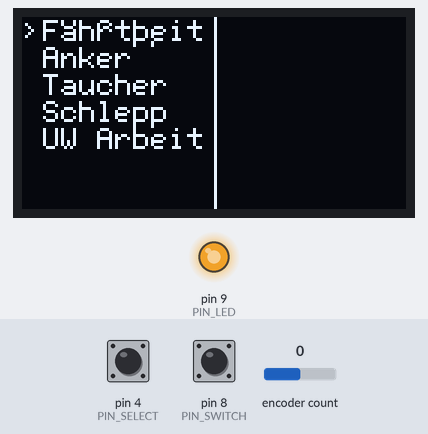
Bench run of a sketch on a simulated Arduino Uno, built with avr-gcc and run on an emulated ATmega328P. Shown: 128×64 one-colour display, output pins drawn as LEDs (lit = HIGH). The inputs (shaded band) are chosen by the test bench; at power-on: pin 4 (PIN_SELECT) HIGH, encoder count 0, pin 8 (PIN_SWITCH) HIGH. What the sketch prints to the serial monitor is not drawn.

Above: at 1.2 s.
1.3 s: pin 4 (PIN_SELECT) pulled LOW for 0.15 s
At 2.5 s:
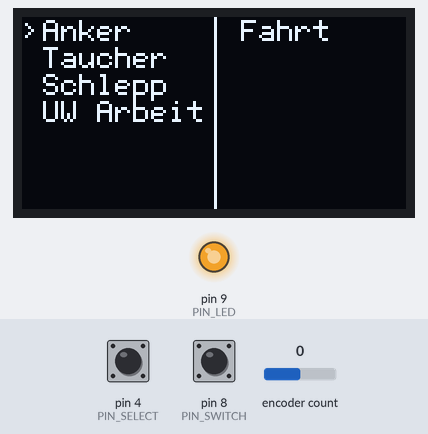
3.2 s: encoder count set to -1
At 3.42 s:
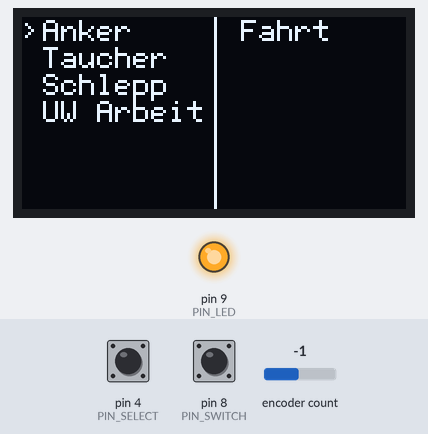
5.1 s: pin 4 (PIN_SELECT) pulled LOW for 1 s
At 6.8 s:
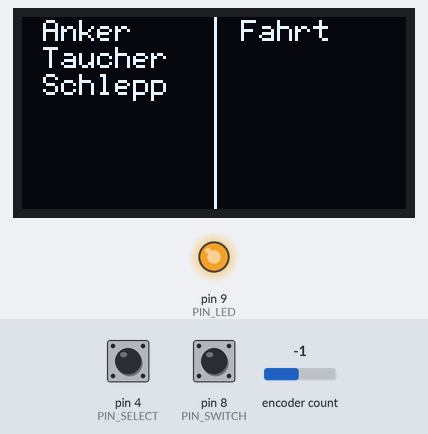
7.6 s: pin 4 (PIN_SELECT) pulled LOW for 0.15 s
At 9.0 s:
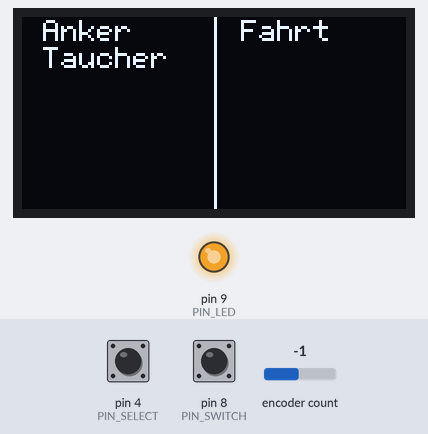
9.3 s: encoder count set to 3
At 9.44 s:
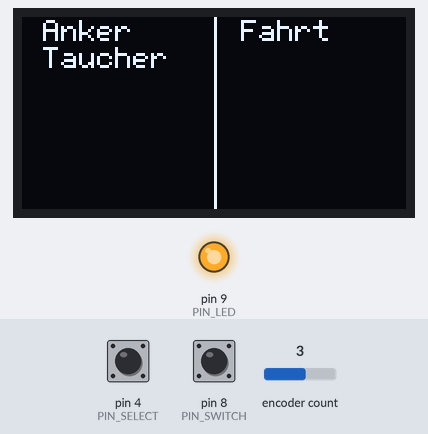
11.0 s: pin 8 (PIN_SWITCH) pulled LOW for 0.15 s
At 12.1 s:
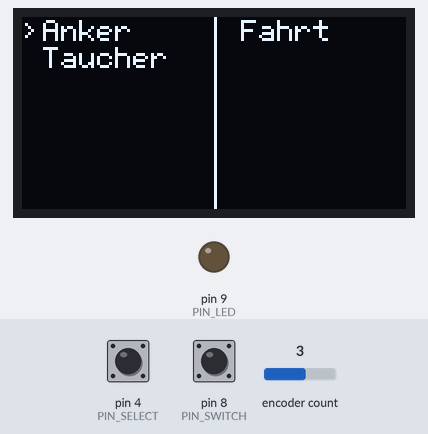
Timing chart, 0 to 13.6 s (numbered marks = the images above; inputs shaded):
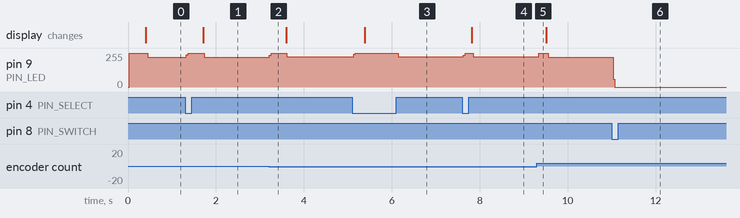

The sketch:

multiremote_txmodule_02.ino
```cpp
// (licence header left out)
//#include "U8glib.h"
#include <U8g2lib.h>
#include <Rotary.h>
#include <Bounce2.h>
#include <Wire.h>

// states and messages
#define MENU_NONE 0
#define MENU_PREV 1
#define MENU_NEXT 2
#define MENU_SELECT 3
#define MENU_LEFT_ACTIVE 4
#define MENU_RIGHT_ACTIVE 5

#define PIN_LED 9     // Activity LED
#define PIN_SWITCH 8  // Switch Menu
#define PIN_SELECT 4  // Select button on rotary encoder

//U8GLIB_SH1106_128X64 u8g(U8G_I2C_OPT_NONE);  // define Display for u8G
U8G2_SH1106_128X64_NONAME_1_HW_I2C u8g2(U8G2_R2, /* reset=*/ U8X8_PIN_NONE);

Rotary r = Rotary(2, 3);                     // define rotary encoder at pin 2 und 3 (push button at pin 4)

// Instantiate a Bounce object
Bounce menuSwitch = Bounce();
Bounce menuSelect = Bounce();

#define MENU_ITEMS 5
const char *menu_left_default[MENU_ITEMS] = { "Fahrt", "Anker", "Taucher", "Schlepp", "UW Arbeit" };

char *menu_left[MENU_ITEMS+1] = { "", "", "", "", "", "" };
char *menu_right[MENU_ITEMS+1] = { "", "", "", "", "", "" };

uint8_t menuCodeFirst = MENU_NONE;  // menu code states
uint8_t menuCodeSecond = MENU_NONE; //
uint8_t menuCode = MENU_NONE;       //

uint8_t menu_current = 0;                 // current menu item
uint8_t menu_active = MENU_LEFT_ACTIVE;   // wich menu is active (left or right)

int switchCounter = 0;              // counter for the number of button presses
int switchState = 0;                // current state of the button
int lastSwitchState = 0;            // previous state of the button
int wantedpos = -1;

uint8_t menu_redraw_required = 0;
uint8_t last_code = MENU_NONE;

uint8_t menu_right_size = 0;
uint8_t menu_left_size = MENU_ITEMS;


void uiStep(void) {

  unsigned char result = r.process();
//  if ( result != 0 ) {
//    Serial.println(char(result));
//  }
  menuSelect.update();
  int selectState = menuSelect.read();

  if (result == DIR_CW) {                // rotary encoder dial
    menuCodeFirst = MENU_NEXT;
  }
  else if (result == DIR_CCW) {
    menuCodeFirst = MENU_PREV;
  }
  else if ( selectState == LOW ){       // rotary encoder switch
    menuCodeFirst = MENU_SELECT;
    digitalWrite(PIN_LED, 1);
  }
  else {
    menuCodeFirst = MENU_NONE;
    digitalWrite(PIN_LED, 0);
  }

  menuCodeSecond = menuCodeFirst;

  if ( menuCodeSecond == menuCodeFirst )
    menuCode = menuCodeFirst;
  else
    menuCode = MENU_NONE;

// switch from left to right menu by button push
  // to switch between two states button push is counted and divided by two
  // even numbers define state MENU_LEFT_ACTIVE, uneven numbers MENU_RIGHT_ACTIVE

  menuSwitch.update();
  switchState = menuSwitch.read();

  if (switchState != lastSwitchState) {
    if (switchState == LOW) {
      switchCounter++;
      //menu_current = 0;
    }
    else {
    }
  }
  lastSwitchState = switchState;

  if (switchCounter % 2 == 0) {
    menu_active = MENU_LEFT_ACTIVE;
    digitalWrite(PIN_LED, HIGH);
  } else {
    menu_active = MENU_RIGHT_ACTIVE;
    digitalWrite(PIN_LED, LOW);
  }

  //menu_redraw_required = 1;

}


void drawMenu(void) {
  uint8_t i, h;
  u8g2_uint_t w, d, d_right;

  h = u8g2.getFontAscent()-u8g2.getFontDescent();       // height of single line
  w = (u8g2.getWidth()/2)-2;                           // width of menu (half of the screen minus 2 pixels)
  d = 7;                                              // left indent (text starts at d pixel )
  d_right = (u8g2.getWidth()/2)+2+d;                   // left indent for right menu

  u8g2.drawVLine(u8g2.getWidth()/2, 0, u8g2.getHeight()); // draw separator line

  u8g2.setFont(u8g2_font_6x12_tr);
  u8g2.setFontRefHeightText();
  u8g2.setFontPosTop();

   // left menu
   for( i = 0; i < menu_left_size; i++ ) {

    u8g2.setDrawColor(1);

    if ( i == menu_current && menu_active == MENU_LEFT_ACTIVE) {   // if left menu active indicate menu position
        u8g2.setFont(u8g2_font_6x12_tr);                           // set font
        u8g2.drawStr(0, (i)*h, ">");                              // draw triangle

        u8g2.setFontRefHeightText();
        u8g2.setFontPosTop();
    }
    else {                                                        // else just draw menu
        u8g2.setFont(u8g2_font_6x12_tr);
        u8g2.setFontRefHeightText();
        u8g2.setFontPosTop();
    }
//    Serial.print(i);
//    Serial.print(" | ");
//    Serial.print(menu_current);
//    Serial.print(" | ");
//    Serial.println( menu_left[i]);
    u8g2.drawStr(d, i*h, menu_left[i]);
  }

    // right menu
    for( i = 0; i < menu_right_size; i++ ) {

    u8g2.setDrawColor(1);

    if ( i == menu_current && menu_active == MENU_RIGHT_ACTIVE){
        u8g2.setFont(u8g2_font_6x12_tr);
        u8g2.drawStr(u8g2.getWidth()/2+2, (i)*h, ">");
        u8g2.setFontRefHeightText();
        u8g2.setFontPosTop();
    }
    else {
        u8g2.setFont(u8g2_font_6x12_tr);
        u8g2.setFontRefHeightText();
        u8g2.setFontPosTop();
    }
    u8g2.drawStr(d_right, i*h, menu_right[i]);
  }
}

void updateMenu(void) {
  if ( menuCode != MENU_NONE && last_code == menuCode ) {
    return;
  }
  last_code = menuCode;

  // menu selection

  switch ( menuCode ) {

    case MENU_NEXT:
      menu_current++;
      if ( ( menu_current >= MENU_ITEMS && menu_active == MENU_LEFT_ACTIVE ) || ( menu_current >= menu_right_size && menu_active == MENU_RIGHT_ACTIVE ) ) {
        menu_current = 0;
      }
      menu_redraw_required = 1;
    break;

    case MENU_PREV:
      if ( menu_current == 0 ) {
        if ( menu_active == MENU_LEFT_ACTIVE ) {
          menu_current = MENU_ITEMS-1;
        }
        else {
          menu_current = menu_right_size;
        }
      }
      else menu_current--;
      menu_redraw_required = 1;
    break;

    case MENU_SELECT:

    if ( menu_active == MENU_LEFT_ACTIVE){                    // click when left menu (available options) is active

      menu_right[menu_right_size] = menu_left[menu_current];  // current item from left -> right
      menu_right_size++;                                      // increase right menu size

      for (int j=menu_current; j<menu_left_size; j++) {       // move all items after transfered item one position up
        menu_left[j] = menu_left[j+1];
      }
      menu_left_size--;                                       // decrease left menu size
      if (menu_left_size <= 0) menu_left_size = 0;

      Serial.print("1: Sl ");
      Serial.print(menu_left_size);
      Serial.print(" |Sr ");
      Serial.print(menu_right_size);
      Serial.print(" |Mc ");
      Serial.print(menu_current);
      Serial.print(" |Ml ");
      for (int p = 0; p < menu_left_size; p++) {
        Serial.print(menu_left[p]);
        Serial.print(" ");
      }
      Serial.println("|Mr ");
      for (int p = 0; p < menu_right_size; p++) {
        Serial.print(menu_right[p]);
        Serial.print(" ");
      }
      Serial.println("| ");
      Serial.println(" ");

    }

    else if ( menu_active == MENU_RIGHT_ACTIVE){                  // click when right menu (selected options) is active
                                                                  // on what original position in left menu was selected item?
      for (int i=0; i<MENU_ITEMS; i++) {
         if (menu_left_default[i] == menu_right[menu_current]) {  // original positions are in default options array
          wantedpos = i;
          break;
         }
      }

      menu_left_size++;                                            // expand left menu for item

      if ( wantedpos > menu_left_size - 1 ) {
        menu_left[menu_left_size] = menu_right[menu_current];
      }
      else {
        for (int i = menu_left_size; i > wantedpos; i--) {
          menu_left[i] = menu_left[i-1];                             // set all options after transfer option one down
        }
        menu_left[wantedpos] = menu_right[menu_current];             // transfer option from right to left at original position
      }

//      menu_left_size++;                                            // expand left menu for item
//      for (int i = menu_left_size; i > wantedpos; i--) {
//        menu_left[i] = menu_left[i-1];                             // set all options after transfer option one down
//      }

//      menu_left[wantedpos] = menu_right[menu_current];             // transfer option from right to left at original position

      for (int i = menu_current; i < menu_right_size; i++) {
        menu_right[i] = menu_right[i+1];                             // set all options after transfer option one down
      }

      //menu_right[menu_current] = "";                               // remove option from right menu und shrink menu
      menu_right_size--;
      if (menu_right_size <= 0) menu_right_size = 0;

      Serial.print("2: Sl ");
      Serial.print(menu_left_size);
      Serial.print(" |Sr ");
      Serial.print(menu_right_size);
      Serial.print(" |wP ");
      Serial.print(wantedpos);
      Serial.print(" |Ml(wP) ");
      Serial.print(menu_left[wantedpos]);
      Serial.print(" |Ml ");
      for (int p = 0; p < menu_left_size; p++) {
        Serial.print(menu_left[p]);
        Serial.print(" ");
      }
      Serial.println("|Mr ");
      for (int p = 0; p < menu_right_size; p++) {
        Serial.print(menu_right[p]);
        Serial.print(" ");
      }
      Serial.println(" ");

    }

    menu_redraw_required = 1;
    break;
  }
}


void setup() {

  //u8g.setRot180();                        // not used with u8g2 rotate screen, if required
  Serial.begin(9600);

  u8g2.begin();

  pinMode(PIN_LED, OUTPUT);
  pinMode(PIN_SELECT, INPUT_PULLUP);      // select key from rotary encoder
  pinMode(PIN_SWITCH, INPUT_PULLUP);      // switch key push button

  menuSelect.attach(PIN_SELECT);          // debounced push buttons
  menuSelect.interval(5);
  menuSwitch.attach(PIN_SWITCH);
  menuSwitch.interval(5);

  for(int i = 0; i < MENU_ITEMS; i++) menu_left[i] = menu_left_default[i]; // copy content from default options to options

  menu_redraw_required = 1;     // force initial redraw
}


void loop() {

  uiStep();                                     // check for key press

  if (  menu_redraw_required != 0 ) {
    u8g2.firstPage();
    do  {
      drawMenu();
    } while( u8g2.nextPage() );
    menu_redraw_required = 0;
  }

  updateMenu();                            // update menu bar

//  Serial.print(menu_left[menu_current]);
//  Serial.print(" | ");
//  Serial.print(menu_right[menu_current]);
//  Serial.print(" |Mc: ");
//  Serial.print(menu_current);
//  Serial.print(" |Mls: ");
//  Serial.print(menu_left_size);
//  Serial.print(" |Mrs: ");
//  Serial.print(menu_right_size);
//  Serial.print(" |Ma: ");
//  Serial.print(menu_active);
//  Serial.print(" | ");
//  Serial.println(menuCode);


}
```

Measured:
- after the input at 1.3 s, pin 9 (PIN_LED): 224/255 → 255/255 at once, → 225/255 0.41 s later; the display: changes after 0.41 s (image 1)
- after the input at 3.2 s, pin 9 (PIN_LED): 225/255 → 255/255 at once, → 226/255 0.39 s later
- after the input at 5.1 s, pin 9 (PIN_LED): 226/255 → 255/255 at once, → 226/255 1.0 s later; the display: changes after 0.29 s (image 3)
- after the input at 7.6 s, pin 9 (PIN_LED): 226/255 → 255/255 at once, → 226/255 0.23 s later; the display: changes after 0.22 s (image 4)
- after the input at 9.3 s, pin 9 (PIN_LED): 226/255 → 255/255 at once, → 225/255 0.22 s later
- after the input at 11.0 s, pin 9 (PIN_LED): 225/255 → 0/255 at once
